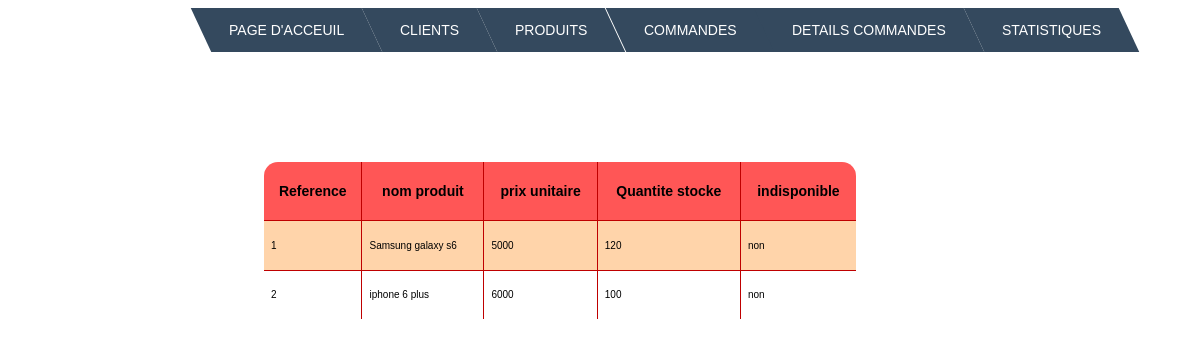
/produits.php, run on the app's committed database.
### tables this page shows
CREATE TABLE IF NOT EXISTS `produit` (
  `ref_produit` int(60) NOT NULL,
  `nom_produit` varchar(60) NOT NULL,
  `prix_unitaire` int(30) NOT NULL,
  `qte_stocke` int(30) NOT NULL,
  `indisponible` varchar(30) NOT NULL,
  PRIMARY KEY (`ref_produit`)
);

### produits.php (the view, shortened to what this page needs)
<html lang="en-US">
<head>
  <link rel="stylesheet" type="text/css" href="css/style_prod.css">
</head>
<body>
  <ul class="menu cf">
    <li><a href="index.php">Page d'acceuil </a></li>
    <li>
        <a href="clients.php">Clients</a>
    </li>
    <li>
        <a href="produits.php">Produits</a>
    </li>
    <li>
        <a href="commandes.php">Commandes</a>
    </li>
    <li>
        <a href="details_commande.php">Details Commandes</a>
    </li>
     <li>
        <a href="statistiques.php">Statistiques</a>
    </li>
</ul>
  <div class="CSSTableGenerator" >
                <table >
                    <tr>
                        <td >
                        Reference
                        </td>
                        <td>
                         nom produit
                        </td>
                        <td>
                          prix unitaire
                        </td>
                        <td>
                          Quantite stocke
                        </td>
                        <td>
                          indisponible
                        </td>
                    </tr>
                      <?php
                         include('connexionBD.php');
                         $query = "SELECT * FROM produit ";
                     if ($result = mysqli_query($conn,$query)) {
                    while ($row = mysqli_fetch_assoc($result)) {
                      ?>
                        <tr>
                          <td>
                         <?php echo $row["ref_produit"];?>
                       </td>
                       <td>
                         <?php echo $row["nom_produit"];?>
                       </td>
                       <td>
                         <?php echo $row["prix_unitaire"];?>
                       </td>
                       <td>
                         <?php echo $row["qte_stocke"];?>
                       </td>
                       <td>
                         <?php echo $row["indisponible"];?>
                       </td>
                        </tr>
                        <?php }
}
?>
                </table>
            </div>
</body>
</html>

### css/style_prod.css (style rules this page uses)
body { background: url(back_ground.jpg) no-repeat center center fixed; }
.CSSTableGenerator { width: 20%; height: 20%; margin-top: 110px; margin-right: 44px; margin-left: 256px; margin-bottom: 69px; padding: 0px; width: 50%; -moz-border-radius-bottomleft: 14px; -webkit-border-bottom-left-radius: 14px; border-bottom-left-radius: 14px; -moz-border-radius-bottomright: 14px; -webkit-border-bottom-right-radius: 14px; border-bottom-right-radius: 14px; -moz-border-radius-topright: 14px; -webkit-border-top-right-radius: 14px; border-top-right-radius: 14px; -moz-border-radius-topleft: 14px; -webkit-border-top-left-radius: 14px; border-top-left-radius: 14px; }
.CSSTableGenerator table { border-collapse: collapse; border-spacing: 0; width:100%; height:100%; margin:0px;padding:0px; }
.CSSTableGenerator tr:last-child td:last-child { -moz-border-radius-bottomright:14px; -webkit-border-bottom-right-radius:14px; border-bottom-right-radius:14px; }
.CSSTableGenerator table tr:first-child td:first-child { -moz-border-radius-topleft:14px; -webkit-border-top-left-radius:14px; border-top-left-radius:14px; }
.CSSTableGenerator table tr:first-child td:last-child { -moz-border-radius-topright:14px; -webkit-border-top-right-radius:14px; border-top-right-radius:14px; }
.CSSTableGenerator tr:last-child td:first-child { -moz-border-radius-bottomleft:14px; -webkit-border-bottom-left-radius:14px; border-bottom-left-radius:14px; }
.CSSTableGenerator tr:nth-child(odd) { background-color:#ffffff; }
.CSSTableGenerator tr:nth-child(even) { background-color:#ffd4aa; }
.CSSTableGenerator td { vertical-align:middle; border:1px solid #bf0000; border-width:0px 1px 1px 0px; text-align:left; padding:7px; font-size:10px; font-family:Arial; font-weight:normal; color:#000000; }
.CSSTableGenerator tr:last-child td { border-width:0px 1px 0px 0px; }
.CSSTableGenerator tr td:last-child { border-width:0px 0px 1px 0px; }
.CSSTableGenerator tr:last-child td:last-child { border-width:0px 0px 0px 0px; }
.CSSTableGenerator tr:first-child td { background:-o-linear-gradient(bottom, #ff5656 5%, #ff5656 100%); background:-webkit-gradient( linear, left top, left bottom, color-stop(0.05, #ff5656), color-stop(1, #ff5656) ); background:-moz-linear-gradient( center top, #ff5656 5%, #ff5656 100% ); filter:progid:DXImageTransform.Microsoft.gradient(startColorstr="#ff5656", endColorstr="#ff5656"); background: -o-linear-gradient(top,#ff5656,ff5656); background-color:#ff5656; border:0px solid #bf0000; text-align:center; border-width:0px 0px 1px 1px; font-size:14px; font-family:Arial; font-weight:bold; color:#000000; }
.CSSTableGenerator tr:first-child td:first-child { border-width:0px 0px 1px 0px; }
.CSSTableGenerator tr:first-child td:last-child { border-width:0px 0px 1px 1px; }
.cf:before, .cf:after { content: " "; display: table; }
.cf:after { clear: both; }
.cf { *zoom: 1; }
.menu, .submenu { margin: 0; padding: 0; list-style: none; }
.menu { position: relative; top: 0px; left: 193px; bottom: 1000px; width: fit-content; right: auto; }
.menu > li { background: #34495e; float: left; position: relative; transform: skewX(25deg); }
.menu a { display: block; color: #fff; text-transform: uppercase; text-decoration: none; font-family: Arial, Helvetica; font-size: 14px; }
.menu > li > a { transform: skewX(-25deg); padding: 1em 2em; }

### data on the page
produit: ref_produit "1", nom_produit "Samsung galaxy s6", prix_unitaire "5000", qte_stocke "120", indisponible "non"
produit: ref_produit "2", nom_produit "iphone 6 plus", prix_unitaire "6000", qte_stocke "100", indisponible "non"
